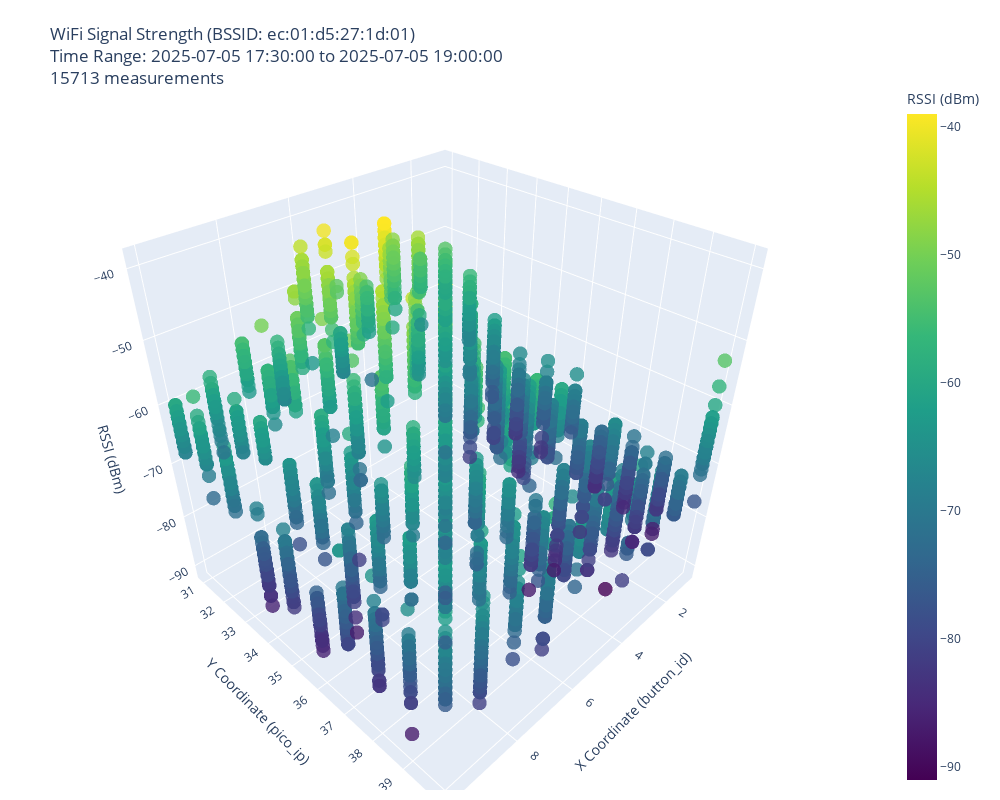
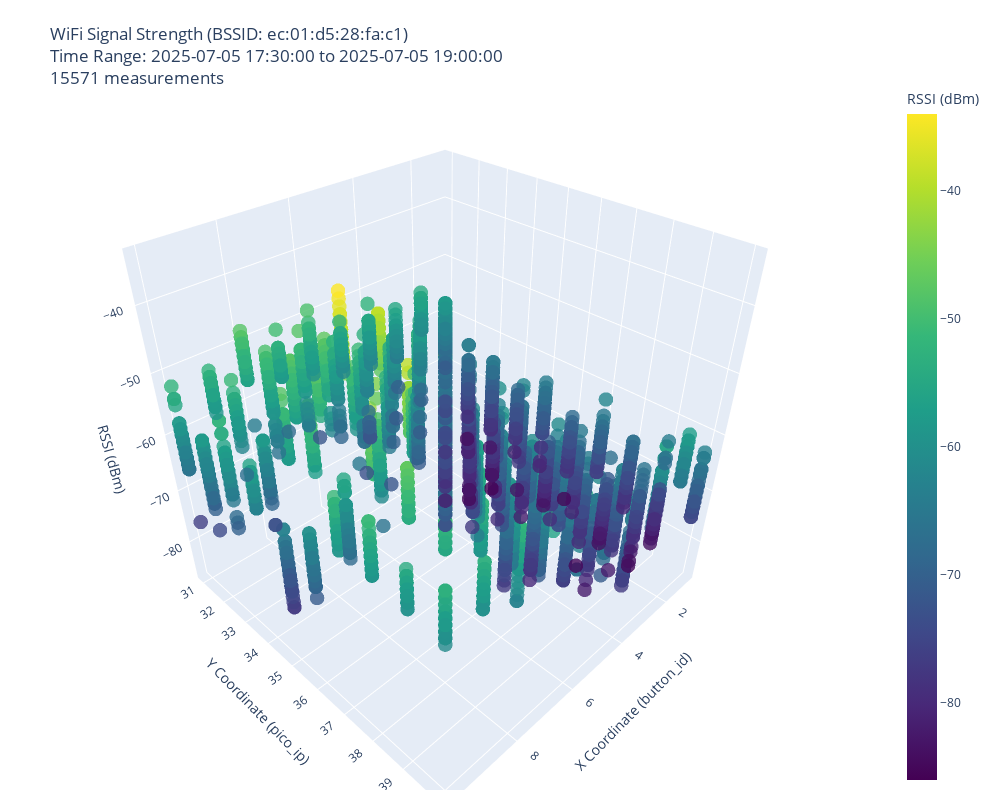
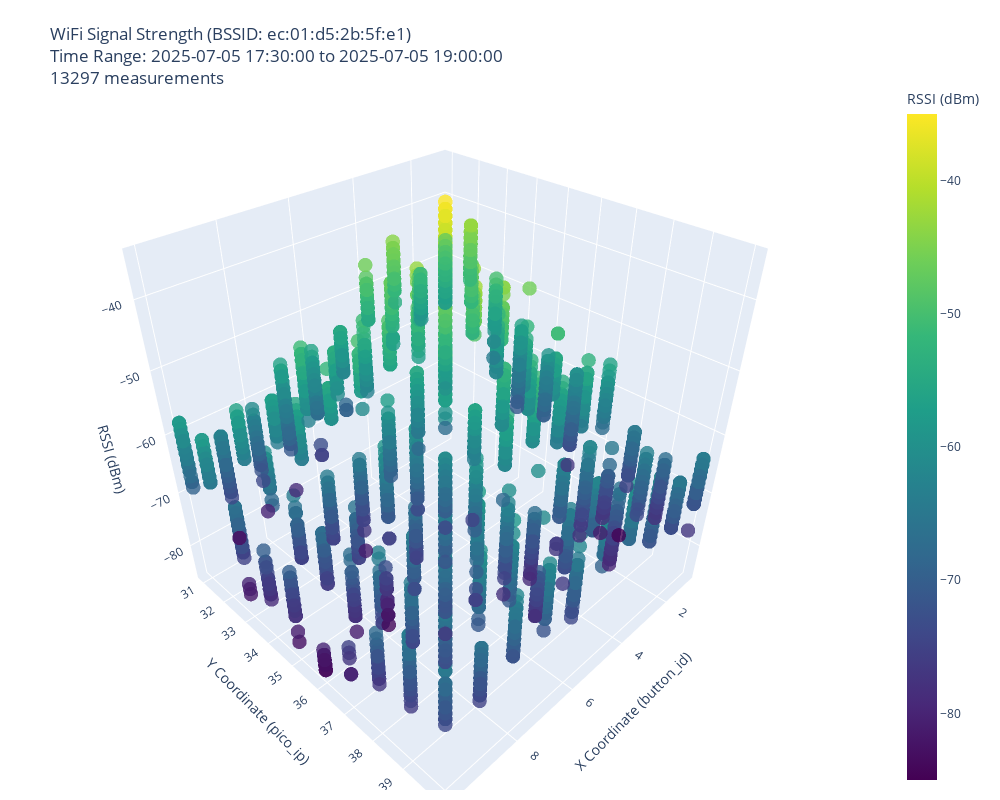

These figures' notebook cell, in order:
### Code cell
import plotly.graph_objects as go
from pymongo import MongoClient
import pandas as pd
from datetime import datetime
from IPython.display import display, Markdown

# Set time interval (UNIX timestamps)
start_time = datetime(2025, 7, 5, 17, 30).timestamp()
end_time = datetime(2025, 7, 5, 19, 00).timestamp()

# Define the custom order for pico IPs
custom_pico_order = [31, 32, 33, 34, 35, 36, 37, 38, 39, 30]
pico_mapping = {val: idx for idx, val in enumerate(custom_pico_order)}

# First get all unique fun_network BSSIDs in the time range
bssid_pipeline = [
    {
        "$match": {
            "timestamp": {"$gte": start_time, "$lte": end_time},
            "data.SSID": "fun_network"
        }
    },
    {"$unwind": "$data"},
    {"$match": {"data.SSID": "fun_network"}},
    {"$group": {"_id": "$data.BSSID"}},
    {"$sort": {"_id": 1}}
]

unique_bssids = [x["_id"] for x in collection.aggregate(bssid_pipeline)]

if not unique_bssids:
    display(Markdown("**No BSSIDs found in the specified time range**"))
else:
    display(Markdown(f"**Found {len(unique_bssids)} fun_network BSSIDs between " 
                   f"{datetime.fromtimestamp(start_time)} and {datetime.fromtimestamp(end_time)}**"))
    
    # Create a figure for each BSSID
    for bssid in unique_bssids:
        # Query for this specific BSSID
        pipeline = [
            {
                "$match": {
                    "timestamp": {"$gte": start_time, "$lte": end_time},
                    "data": {
                        "$elemMatch": {
                            "SSID": "fun_network",
                            "BSSID": bssid
                        }
                    }
                }
            },
            {
                "$addFields": {
                    "y_coordinate": {
                        "$toInt": {
                            "$arrayElemAt": [
                                {"$split": ["$metadata.pico_ip", "."]}, 
                                3
                            ]
                        }
                    },
                    "filtered_data": {
                        "$filter": {
                            "input": "$data",
                            "as": "item",
                            "cond": {
                                "$and": [
                                    {"$eq": ["$$item.SSID", "fun_network"]},
                                    {"$eq": ["$$item.BSSID", bssid]}
                                ]
                            }
                        }
                    }
                }
            },
            {"$unwind": "$filtered_data"},
            {
                "$project": {
                    "x": "$metadata.button_id",
                    "y": "$y_coordinate",
                    "z": "$filtered_data.RSSI",
                    "timestamp": 1,
                    "_id": 0
                }
            }
        ]
        
        data = list(collection.aggregate(pipeline))
        
        if not data:
            display(Markdown(f"No data found for BSSID: {bssid}"))
            continue
            
        df = pd.DataFrame(data)
        
        # Map Y coordinates to custom order positions
        df['y_mapped'] = df['y'].map(pico_mapping)
        
        # Create 3D scatter plot
        fig = go.Figure(data=[go.Scatter3d(
            x=df['x'],
            y=df['y_mapped'],
            z=df['z'],
            mode='markers',
            marker=dict(
                size=5,
                color=df['z'],                # set color to RSSI value
                colorscale='Viridis',         # choose a colorscale
                opacity=0.8,
                colorbar=dict(title='RSSI (dBm)')
            ),
            text=[f"RSSI: {z} dBm<br>Button: {x}<br>Pico: {y}" 
                 for x, y, z in zip(df['x'], df['y'], df['z'])],  # hover text
            hoverinfo='text'
        )])
        
        # Customize layout
        fig.update_layout(
            title=f'WiFi Signal Strength (BSSID: {bssid})<br>'
                  f'Time Range: {datetime.fromtimestamp(start_time)} to {datetime.fromtimestamp(end_time)}<br>'
                  f'{len(df)} measurements',
            scene=dict(
                xaxis_title='X Coordinate (button_id)',
                yaxis_title='Y Coordinate (pico_ip)',
                zaxis_title='RSSI (dBm)',
                yaxis=dict(
                    tickvals=list(range(len(custom_pico_order))),
                    ticktext=[str(x) for x in custom_pico_order]
                )
            ),
            width=1000,
            height=800,
            margin=dict(r=20, l=10, b=10, t=80)
        )
        
        # Show the figure
        fig.show()

### Figure 1 — Plotly figure (JSON) as saved in the notebook; plotly's stock layout.template omitted (floating-point values rounded to 4 significant figures; data arrays with more than 128 entries replaced by an {"elided": "..."} marker saying what was removed)
{"data": [{"hoverinfo": "text", "marker": {"color": {"elided": "15713 int values"}, "colorbar": {"title": {"text": "RSSI (dBm)"}}, "colorscale": [[0, "#440154"], [0.1111, "#482878"], [0.2222, "#3e4989"], [0.3333, "#31688e"], [0.4444, "#26828e"], [0.5556, "#1f9e89"], [0.6667, "#35b779"], [0.7778, "#6ece58"], [0.8889, "#b5de2b"], [1, "#fde725"]], "opacity": 0.8, "size": 5}, "mode": "markers", "text": {"elided": "15713 str values"}, "type": "scatter3d", "x": {"elided": "15713 int values"}, "y": {"elided": "15713 int values"}, "z": {"elided": "15713 int values"}}], "layout": {"height": 800, "margin": {"b": 10, "l": 10, "r": 20, "t": 80}, "scene": {"xaxis": {"title": {"text": "X Coordinate (button_id)"}}, "yaxis": {"ticktext": ["31", "32", "33", "34", "35", "36", "37", "38", "39", "30"], "tickvals": [0, 1, 2, 3, 4, 5, 6, 7, 8, 9], "title": {"text": "Y Coordinate (pico_ip)"}}, "zaxis": {"title": {"text": "RSSI (dBm)"}}}, "title": {"text": "WiFi Signal Strength (BSSID: ec:01:d5:27:1d:01)<br>Time Range: 2025-07-05 17:30:00 to 2025-07-05 19:00:00<br>15713 measurements"}, "width": 1000}}

### Figure 2 — Plotly figure (JSON) as saved in the notebook; plotly's stock layout.template omitted (floating-point values rounded to 4 significant figures; data arrays with more than 128 entries replaced by an {"elided": "..."} marker saying what was removed)
{"data": [{"hoverinfo": "text", "marker": {"color": {"elided": "15571 int values"}, "colorbar": {"title": {"text": "RSSI (dBm)"}}, "colorscale": [[0, "#440154"], [0.1111, "#482878"], [0.2222, "#3e4989"], [0.3333, "#31688e"], [0.4444, "#26828e"], [0.5556, "#1f9e89"], [0.6667, "#35b779"], [0.7778, "#6ece58"], [0.8889, "#b5de2b"], [1, "#fde725"]], "opacity": 0.8, "size": 5}, "mode": "markers", "text": {"elided": "15571 str values"}, "type": "scatter3d", "x": {"elided": "15571 int values"}, "y": {"elided": "15571 int values"}, "z": {"elided": "15571 int values"}}], "layout": {"height": 800, "margin": {"b": 10, "l": 10, "r": 20, "t": 80}, "scene": {"xaxis": {"title": {"text": "X Coordinate (button_id)"}}, "yaxis": {"ticktext": ["31", "32", "33", "34", "35", "36", "37", "38", "39", "30"], "tickvals": [0, 1, 2, 3, 4, 5, 6, 7, 8, 9], "title": {"text": "Y Coordinate (pico_ip)"}}, "zaxis": {"title": {"text": "RSSI (dBm)"}}}, "title": {"text": "WiFi Signal Strength (BSSID: ec:01:d5:28:fa:c1)<br>Time Range: 2025-07-05 17:30:00 to 2025-07-05 19:00:00<br>15571 measurements"}, "width": 1000}}

### Figure 3 — Plotly figure (JSON) as saved in the notebook; plotly's stock layout.template omitted (floating-point values rounded to 4 significant figures; data arrays with more than 128 entries replaced by an {"elided": "..."} marker saying what was removed)
{"data": [{"hoverinfo": "text", "marker": {"color": {"elided": "13297 int values"}, "colorbar": {"title": {"text": "RSSI (dBm)"}}, "colorscale": [[0, "#440154"], [0.1111, "#482878"], [0.2222, "#3e4989"], [0.3333, "#31688e"], [0.4444, "#26828e"], [0.5556, "#1f9e89"], [0.6667, "#35b779"], [0.7778, "#6ece58"], [0.8889, "#b5de2b"], [1, "#fde725"]], "opacity": 0.8, "size": 5}, "mode": "markers", "text": {"elided": "13297 str values"}, "type": "scatter3d", "x": {"elided": "13297 int values"}, "y": {"elided": "13297 int values"}, "z": {"elided": "13297 int values"}}], "layout": {"height": 800, "margin": {"b": 10, "l": 10, "r": 20, "t": 80}, "scene": {"xaxis": {"title": {"text": "X Coordinate (button_id)"}}, "yaxis": {"ticktext": ["31", "32", "33", "34", "35", "36", "37", "38", "39", "30"], "tickvals": [0, 1, 2, 3, 4, 5, 6, 7, 8, 9], "title": {"text": "Y Coordinate (pico_ip)"}}, "zaxis": {"title": {"text": "RSSI (dBm)"}}}, "title": {"text": "WiFi Signal Strength (BSSID: ec:01:d5:2b:5f:e1)<br>Time Range: 2025-07-05 17:30:00 to 2025-07-05 19:00:00<br>13297 measurements"}, "width": 1000}}
